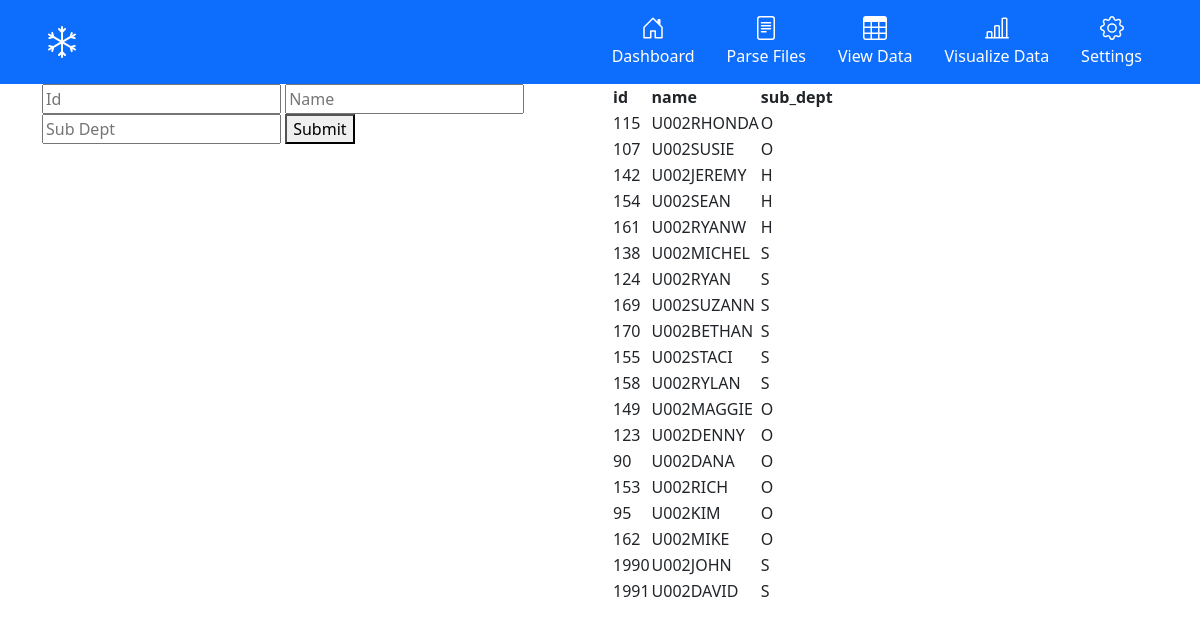
Screenshot of /settings/employees with the database file from the repository.
### tables this page shows
CREATE TABLE employees(
                                    id TEXT PRIMARY KEY, 
                                    name TEXT, 
                                    sub_dept TEXT);

### src/routes/settings_routes.py (the view, shortened to what this page needs)
@settings_bp.route('/employees',  methods=["GET", "POST"])
def employees():
    if request.method == "GET":
        return render_template('employees.html', employees=employees_db.read())

### src/models/employee.py (called while the page is built)
    def read(self):
        self.cursor.execute('''
                            SELECT * FROM employees
                            ''')
        return self.cursor.fetchall()

### src/templates/employees.html (shortened to what this page needs)
{% extends "base.html" %}
{% block content %}
<div class="container">
    <div class="row">
        <div class="col">
            <form method="post">
                <input type="text" name="id" placeholder="Id">
                <input type="text" name="name" placeholder="Name">
                <input type="text" name="sub_dept" placeholder="Sub Dept">
                <button type="submit">Submit</button>
            </form>
        </div>
        <div class="col">
            <table>
                <thead>
                    <tr>
                        <th>id</th>
                        <th>name</th>
                        <th>sub_dept</th>
                    </tr>
                </thead>
                <tbody>
                    {% for employee in employees %}
                    <tr>
                        <td>{{ employee[0] }}</td>
                        <td>{{ employee[1] }}</td>
                        <td>{{ employee[2] }}</td>
                    </tr>
                    {% endfor %}
                </tbody>
            </table>
        </div>
    </div>
</div>
{% endblock %}

### rows the page displays
employees: id "115", name "U002RHONDA", sub_dept "O"
employees: id "107", name "U002SUSIE", sub_dept "O"
employees: id "142", name "U002JEREMY", sub_dept "H"
employees: id "154", name "U002SEAN", sub_dept "H"
employees: id "161", name "U002RYANW", sub_dept "H"
employees: id "138", name "U002MICHEL", sub_dept "S"
employees: id "124", name "U002RYAN", sub_dept "S"
employees: id "169", name "U002SUZANN", sub_dept "S"
employees: id "170", name "U002BETHAN", sub_dept "S"
employees: id "155", name "U002STACI", sub_dept "S"
employees: id "158", name "U002RYLAN", sub_dept "S"
employees: id "149", name "U002MAGGIE", sub_dept "O"
employees: id "123", name "U002DENNY", sub_dept "O"
employees: id "90", name "U002DANA", sub_dept "O"
employees: id "153", name "U002RICH", sub_dept "O"
employees: id "95", name "U002KIM", sub_dept "O"
employees: id "162", name "U002MIKE", sub_dept "O"
employees: id "1990", name "U002JOHN", sub_dept "S"
employees: id "1991", name "U002DAVID", sub_dept "S"
